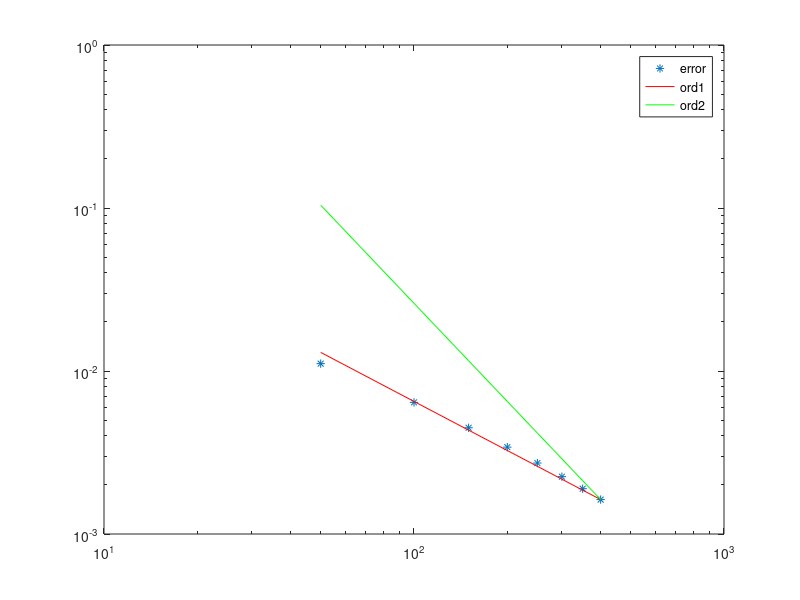

Reproduce this figure in MATLAB.
clear all
close all

m=600;
h=1/(m-1);
x=linspace(0,1,m)';

A = toeplitz(sparse([1,1],[1,2],[-2,1]/h^2,1,m));
B = toeplitz(sparse(1,2,-1/(2*h),1,m), sparse(1,2,1/(2*h),1,m));
d=1/100;
c=5;

%%%PECHLET!
Pe=(c*h)/(2*d)


A(1,1:2)=[0,0];
B(1,2)=0;
A(m,m-1:m)=[2,-2]/h^2;
B(m,m-1)=0;

%% termine noto
V=ones(m,1);
V(1,1)=0;
b=@(t) V.*sin(t);

% risoluzione con eulero implicito

y0=x.*(1-x).^2;
tstar=0.1;
ts=2000;
k=tstar/ts;
C=d*A-c*B;
t=linspace(0,tstar,ts+1);
y=y0;
for n=1:ts
    y=(speye(m)-k*C)\(y+k*b(t(n+1)));
%     plot(x,y)
%     pause(0.1)
end
yrif=y;


tsrange=50:50:400;
count=0;

for ts=tsrange
    count=count+1;
    k=tstar/ts;
    t=linspace(0,tstar,ts+1);
    y=y0;
    %[L,U,P]=lu(speye(m)-k*C);
    
for n=1:ts
   y=(speye(m)-k*C)\(y+k*b(t(n+1)));
   % y=U\(L\(P*(k*b(t(n+1)) + y)));
end

err(count)=norm(y-yrif,inf);

end

figure
loglog(tsrange,err,'*',...
    tsrange,err(end)*(tsrange/tsrange(end)).^(-1),'r',...
    tsrange,err(end)*(tsrange/tsrange(end)).^(-2),'g')
legend('error','ord1','ord2')